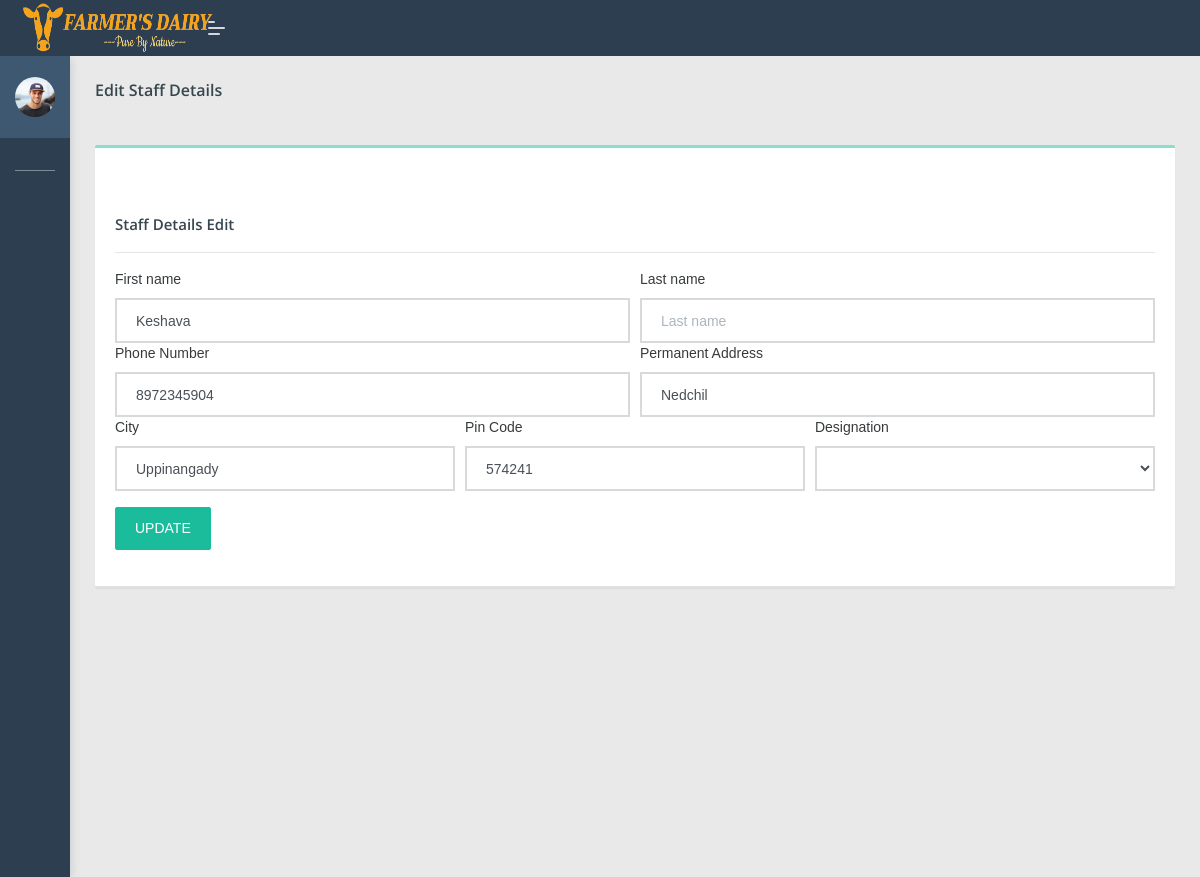
Page /dipo/editstaff.php?edid=15 (signed in) on the committed database.
### tables this page shows
CREATE TABLE `add_staff` (
  `s_id` int(100) NOT NULL,
  `fname` varchar(100) NOT NULL,
  `lname` varchar(100) NOT NULL,
  `staffno` varchar(100) NOT NULL,
  `email` varchar(100) NOT NULL,
  `password` varchar(100) NOT NULL,
  `phno` bigint(100) NOT NULL,
  `address` varchar(100) NOT NULL,
  `city` varchar(100) NOT NULL,
  `state` varchar(100) NOT NULL,
  `pin_code` varchar(100) NOT NULL,
  `acc_no` varchar(100) NOT NULL,
  `ifsc_code` varchar(100) NOT NULL,
  `bank` varchar(100) NOT NULL,
  `dippoid` varchar(100) NOT NULL
);

### dipo/editstaff.php (the view, shortened to what this page needs)
 <!DOCTYPE html>
<html lang="en">
<head>
    <link rel="stylesheet" href="assets/css/style.css">
</head>
<body class="">
	<nav class="pcoded-navbar  ">
		<div class="navbar-wrapper  ">
			<div class="navbar-content scroll-div " >
					<div class="">
					<div class="main-menu-header">
						<img class="img-radius" src="assets/images/user/avatar-2.jpg" alt="User-Profile-Image">
						<div class="user-details">
						</div>
					</div>
				</div>
				<ul class="nav pcoded-inner-navbar ">
					<li class="nav-item pcoded-menu-caption">
					</li>
					<li class="nav-item">
					    <a href="main.php" class="nav-link "><span class="pcoded-micon"><i class="feather icon-home"></i></span><span class="pcoded-mtext">Dashboard</span></a>
					</li>
					<li class="nav-item pcoded-hasmenu">
					    <a href="#!" class="nav-link "><span class="pcoded-micon"><i class="feather icon-align-justify"></i></span><span class="pcoded-mtext">Staff Details</span></a>
					</li>
					<li class="nav-item pcoded-hasmenu">
					    <a href="#!" class="nav-link "><span class="pcoded-micon"><i class="feather icon-align-justify"></i></span><span class="pcoded-mtext">User Details</span></a>
					</li>
						<li class="nav-item pcoded-hasmenu">
					    <a href="#!" class="nav-link "><span class="pcoded-micon"><i class="feather icon-align-justify"></i></span><span class="pcoded-mtext">Milk Details</span></a>
					</li>
					<li class="nav-item pcoded-hasmenu">
					    <a href="#!" class="nav-link "><span class="pcoded-micon"><i class="feather icon-align-justify"></i></span><span class="pcoded-mtext">Facilities</span></a>
					</li>
                        <li class="nav-item">
					    <a href="profile.php" class="nav-link "><span class="pcoded-micon"><i class="feather icon-align-justify"></i></span><span class="pcoded-mtext">View feedback</span></a>
					</li>
				</ul>
			</div>
		</div>
	</nav>
	<header class="navbar pcoded-header navbar-expand-lg navbar-light header-dark">
				<div class="m-header">
					<a class="mobile-menu" id="mobile-collapse" href="#!"><span></span></a>
					<a href="#!" class="b-brand">
<img src="assets/images/logo1.png" width="190px" height="50px" class="logo">
					</a>
				</div>
				<div class="collapse navbar-collapse">
					<ul class="navbar-nav mr-auto">
						<li class="nav-item">
							<a href="#!" class="pop-search"><i class="feather icon-search"></i></a>
						</li>
					</ul>
					<ul class="navbar-nav ml-auto">
						<li>
							<div class="dropdown drp-user">
								<a href="#" class="dropdown-toggle" data-toggle="dropdown">
									<i class="feather icon-user"></i>
								</a>
							</div>
						</li>
					</ul>
				</div>
	</header>
<section class="pcoded-main-container">
    <div class="pcoded-content">
        <div class="page-header">
            <div class="page-block">
                <div class="row align-items-center">
                    <div class="col-md-12">
                        <div class="page-header-title">
                            <h5 class="m-b-10">Edit Staff Details</h5>
                        </div>
                    </div>
                </div>
            </div>
        </div>
        <div class="row">
             <div class="col-sm-12">
                <div class="card">
                    <div class="card-header">
                       <h5 class="mt-5">Staff Details Edit</h5>
                        <hr>
						<?php
						if(isset($_GET['edid']))
							{
								$eid=$_GET['edid'];
								include 'config.php';
								$sql1 = "select * from add_staff where s_id='".$eid."'";
								$result1 = mysqli_query($con,$sql1);
								$num1=mysqlI_num_rows($result1);
								if($num1 > 0)
								{
								while($row1 = mysqli_fetch_array($result1))
								{
								$fname=$row1['fname'];
								$lname=$row1['lname'];
								$phno=$row1['phno'];
								$address=$row1['address'];
								$city=$row1['city'];
								$pin_code=$row1['pin_code'];
								$designation=$row1['designation'];
								}
								?>
                        <form action="#" method="post" class="needs-validation" novalidate>
                            <div class="form-row">
                                <div class="col-md-6">
                                    <label for="validationCustom01">First name</label>
                                    <input type="text" name="fname" value="<?php echo $fname; ?>" class="form-control" id="validationCustom01" pattern="[A-Za-z]+" placeholder="First name" required>
                                </div>
                                <div class="col-md-6">
                                    <label for="validationCustom02">Last name</label>
                                    <input type="text" name="lname" value="<?php echo $lname; ?>" class="form-control" id="validationCustom02" pattern="/^[A-Za-z-,]+(\s{0,1}[a-zA-Z-, ]*$/" placeholder="Last name" option>
                                </div>
							</div>
                            <div class="form-row">
							<div class="col-md-6 mb-6">
                                    <label for="validationCustom03">Phone Number</label>
                                    <input type="text" name="phno" value="<?php echo $phno; ?>"class="form-control" id="validationCustom03" pattern="[0-9]{10}" placeholder="Phone number" required>
                                </div>
								<div class="col-md-6 mb-6">
                                <label for="inputAddress">Permanent Address</label>
                                <input type="text"  name="address" value="<?php echo $address; ?> "class="form-control" id="inputAddress"  placeholder="1234 Main St">
                            </div>
							</div>
                            <div class="form-row">
                                <div class="form-group col-md-4">
                                    <label for="inputCity">City</label>
                                    <input type="text" name="city" value="<?php echo $city; ?>  "class="form-control" pattern="/^[A-Za-z-,]+(\s{0,1}[a-zA-Z-, ]*$/" placeholder="City">
                                </div>
                                <div class="form-group col-md-4">
                                    <label for="inputZip">Pin Code</label>
                                    <input type="text"  name="pin_code" value="<?php echo $pin_code; ?>  "class="form-control" pattern="[0-9]{6}" placeholder="Pin code">
                                </div>
								<div class="form-group col-md-4">
                                    <label for="inputEmail4">Designation</label>
                                    <select class="form-control" name="designation" required>
									<option value="<?php echo $designation; ?>"><?php echo $designation; ?></option>
									<option value="Cleaner">Cleaner</option>
									</select>
                                </div>
                            </div>
                            <div class="form-row">
							 <div class="form-group col-md-2">
                            <button type="submit" name="update" class="btn  btn-primary">UPDATE</button>
							</div>
							</div>
						</form>
						<?php
								}
							}
?>
					</div>
				</div>
			</div>
                        </div>
                    </div>
</section>
</body>
</html>

### rows in the picture
add_staff: fname "Keshava", phno "8972345904", address "Nedchil", city "Uppinangady", pin_code "574241"
